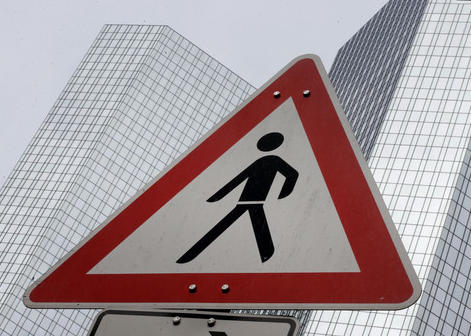
#> input picture data/sign1.jpg, 471 x 336 px; its folder holds 4 pictures in this run
$ jupyter execute --allow-errors Traffic_Sign_Classifier.ipynb   (shell and % lines are left out)
#> lines starting #> are read from the running program, lines starting #| are printed output that depends on the picture
#> further down, img is the input picture: shape (336, 471, 3); mean B, G, R 153.2, 149.8, 163.2
#> `img = cv2.resize(img, (32, 32))`:
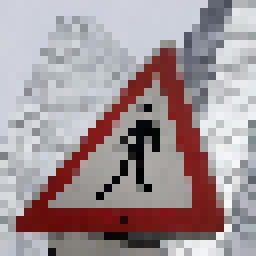
#> img: shape (32, 32, 3) (shown 8 times larger); mean R, G, B 162, 148.3, 151.7
#> pass 2 of the loop `for i in range(1, 6):`:
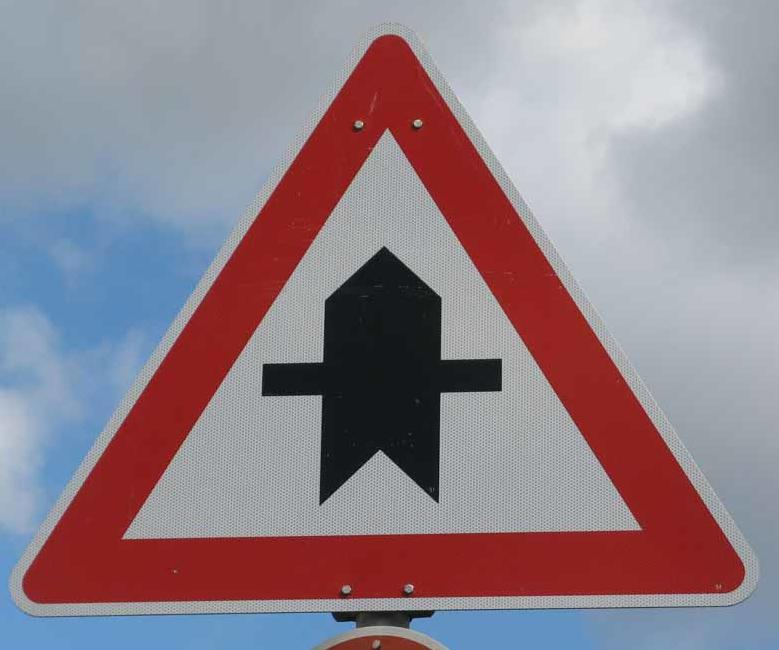
#> input picture data/sign2.jpg, 779 x 650 px
#> img is the input picture: shape (650, 779, 3); mean B, G, R 138.4, 129, 144.1
#> `img = cv2.resize(img, (32, 32))`:
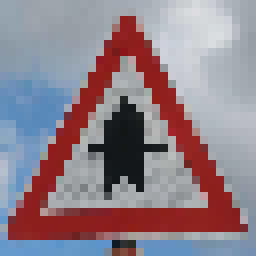
#> img: shape (32, 32, 3) (shown 8 times larger); mean R, G, B 144, 128.7, 138.3
#> pass 3 of the loop `for i in range(1, 6):`:
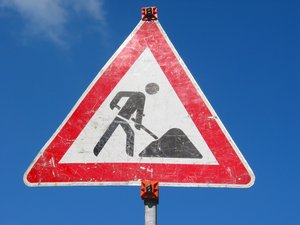
#> input picture data/sign3.jpg, 300 x 225 px
#> img is the input picture: shape (225, 300, 3); mean B, G, R 157.2, 110.4, 94.3
#> `img = cv2.resize(img, (32, 32))`:
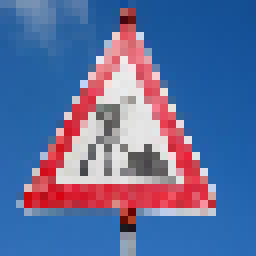
#> img: shape (32, 32, 3) (shown 8 times larger); mean R, G, B 94.5, 109.5, 156.4
# Self-Driving Car Engineer Nanodegree

## Deep Learning

## Project: Build a Traffic Sign Recognition Classifier

In this notebook, a template is provided for you to implement your functionality in stages, which is required to successfully complete this project. If additional code is required that cannot be included in the notebook, be sure that the Python code is successfully imported and included in your submission if necessary.

> **Note**: Once you have completed all of the code implementations, you need to finalize your work by exporting the iPython Notebook as an HTML document. Before exporting the notebook to html, all of the code cells need to have been run so that reviewers can see the final implementation and output. You can then export the notebook by using the menu above and navigating to  \n",
    "**File -> Download as -> HTML (.html)**. Include the finished document along with this notebook as your submission.

In addition to implementing code, there is a writeup to complete. The writeup should be completed in a separate file, which can be either a markdown file or a pdf document. There is a [write up template](https://github.com/udacity/CarND-Traffic-Sign-Classifier-Project/blob/master/writeup_template.md) that can be used to guide the writing process. Completing the code template and writeup template will cover all of the [rubric points](https://review.udacity.com/#!/rubrics/481/view) for this project.

The [rubric](https://review.udacity.com/#!/rubrics/481/view) contains "Stand Out Suggestions" for enhancing the project beyond the minimum requirements. The stand out suggestions are optional. If you decide to pursue the "stand out suggestions", you can include the code in this Ipython notebook and also discuss the results in the writeup file.

>**Note:** Code and Markdown cells can be executed using the **Shift + Enter** keyboard shortcut. In addition, Markdown cells can be edited by typically double-clicking the cell to enter edit mode.

---
## Step 0: Load The Data

[cell 1]
# Load pickled data
import pickle

training_file = 'data/train.p'
validation_file= 'data/valid.p'
testing_file = 'data/test.p'

#> (the rest of this cell did not finish here and is left out)

---

## Step 1: Dataset Summary & Exploration

The pickled data is a dictionary with 4 key/value pairs:

- `'features'` is a 4D array containing raw pixel data of the traffic sign images, (num examples, width, height, channels).
- `'labels'` is a 1D array containing the label/class id of the traffic sign. The file `signnames.csv` contains id -> name mappings for each id.
- `'sizes'` is a list containing tuples, (width, height) representing the original width and height the image.
- `'coords'` is a list containing tuples, (x1, y1, x2, y2) representing coordinates of a bounding box around the sign in the image. **THESE COORDINATES ASSUME THE ORIGINAL IMAGE. THE PICKLED DATA CONTAINS RESIZED VERSIONS (32 by 32) OF THESE IMAGES**

Complete the basic data summary below. Use python, numpy and/or pandas methods to calculate the data summary rather than hard coding the results. For example, the [pandas shape method](http://pandas.pydata.org/pandas-docs/stable/generated/pandas.DataFrame.shape.html) might be useful for calculating some of the summary results.

### Provide a Basic Summary of the Data Set Using Python, Numpy and/or Pandas

#> (a cell that did not finish here is left out)

### Include an exploratory visualization of the dataset

Visualize the German Traffic Signs Dataset using the pickled file(s). This is open ended, suggestions include: plotting traffic sign images, plotting the count of each sign, etc.

The [Matplotlib](http://matplotlib.org/) [examples](http://matplotlib.org/examples/index.html) and [gallery](http://matplotlib.org/gallery.html) pages are a great resource for doing visualizations in Python.

**NOTE:** It's recommended you start with something simple first. If you wish to do more, come back to it after you've completed the rest of the sections.

[cell 3]
### Data exploration visualization code goes here.
### Feel free to use as many code cells as needed.
import numpy as np
import matplotlib.pyplot as plt
# Visualizations will be shown in the notebook.

from collections import defaultdict

# [40 lines left out: functions create_img_dict, show_samples, plot_counts, not called in this run]

#> (the rest of this cell did not finish here and is left out)

----

## Step 2: Design and Test a Model Architecture

Design and implement a deep learning model that learns to recognize traffic signs. Train and test your model on the [German Traffic Sign Dataset](http://benchmark.ini.rub.de/?section=gtsrb&subsection=dataset).

The LeNet-5 implementation shown in the [classroom](https://classroom.udacity.com/nanodegrees/nd013/parts/fbf77062-5703-404e-b60c-95b78b2f3f9e/modules/6df7ae49-c61c-4bb2-a23e-6527e69209ec/lessons/601ae704-1035-4287-8b11-e2c2716217ad/concepts/d4aca031-508f-4e0b-b493-e7b706120f81) at the end of the CNN lesson is a solid starting point. You'll have to change the number of classes and possibly the preprocessing, but aside from that it's plug and play!

With the LeNet-5 solution from the lecture, you should expect a validation set accuracy of about 0.89. To meet specifications, the validation set accuracy will need to be at least 0.93. It is possible to get an even higher accuracy, but 0.93 is the minimum for a successful project submission.

There are various aspects to consider when thinking about this problem:

- Neural network architecture (is the network over or underfitting?)
- Play around preprocessing techniques (normalization, rgb to grayscale, etc)
- Number of examples per label (some have more than others).
- Generate fake data.

Here is an example of a [published baseline model on this problem](http://yann.lecun.com/exdb/publis/pdf/sermanet-ijcnn-11.pdf). It's not required to be familiar with the approach used in the paper but, it's good practice to try to read papers like these.

### Pre-process the Data Set (normalization, grayscale, etc.)

Use the code cell (or multiple code cells, if necessary) to implement the first step of your project.

[cell 4]
import cv2

### Preprocess the data here. Preprocessing steps could include normalization, converting to grayscale, etc.
### Feel free to use as many code cells as needed.
# [19 lines left out: functions normalize, convert_to_greyscale, not called in this run]

#> (the rest of this cell did not finish here and is left out)

### Model Architecture

[cell 5]
from tensorflow.contrib.layers import flatten

# [78 lines left out: functions conv2d, build_conv_net, not called in this run]

[cell 6]
import tensorflow as tf

#> (the rest of this cell did not finish here and is left out)

### Train, Validate and Test the Model

A validation set can be used to assess how well the model is performing. A low accuracy on the training and validation
sets imply underfitting. A high accuracy on the training set but low accuracy on the validation set implies overfitting.

[cell 7]
### Train your model here.
### Calculate and report the accuracy on the training and validation set.
### Once a final model architecture is selected,
### the accuracy on the test set should be calculated and reported as well.
### Feel free to use as many code cells as needed.


from sklearn.utils import shuffle

EPOCHS = 100
BATCH_SIZE = 128

rate = 0.0001

#> (the rest of this cell did not finish here and is left out)

#> (a cell that did not finish here is left out)

#> (a cell that did not finish here is left out)

---

## Step 3: Test a Model on New Images

To give yourself more insight into how your model is working, download at least five pictures of German traffic signs from the web and use your model to predict the traffic sign type.

You may find `signnames.csv` useful as it contains mappings from the class id (integer) to the actual sign name.

### Run on Test Dataset

#> (a cell that did not finish here is left out)

### Load and Output the Images

[cell 11]
### Load the images and plot them here.
### Feel free to use as many code cells as needed.

# y_test_images hardcoded classes:
y_test_images = np.array([27, 11, 25, 15, 1], np.uint8)

test_images = np.ndarray((5,32,32,3), np.uint8)
fig = plt.figure(figsize=(10,10))
#> (the rest of this cell did not finish here and is left out)
